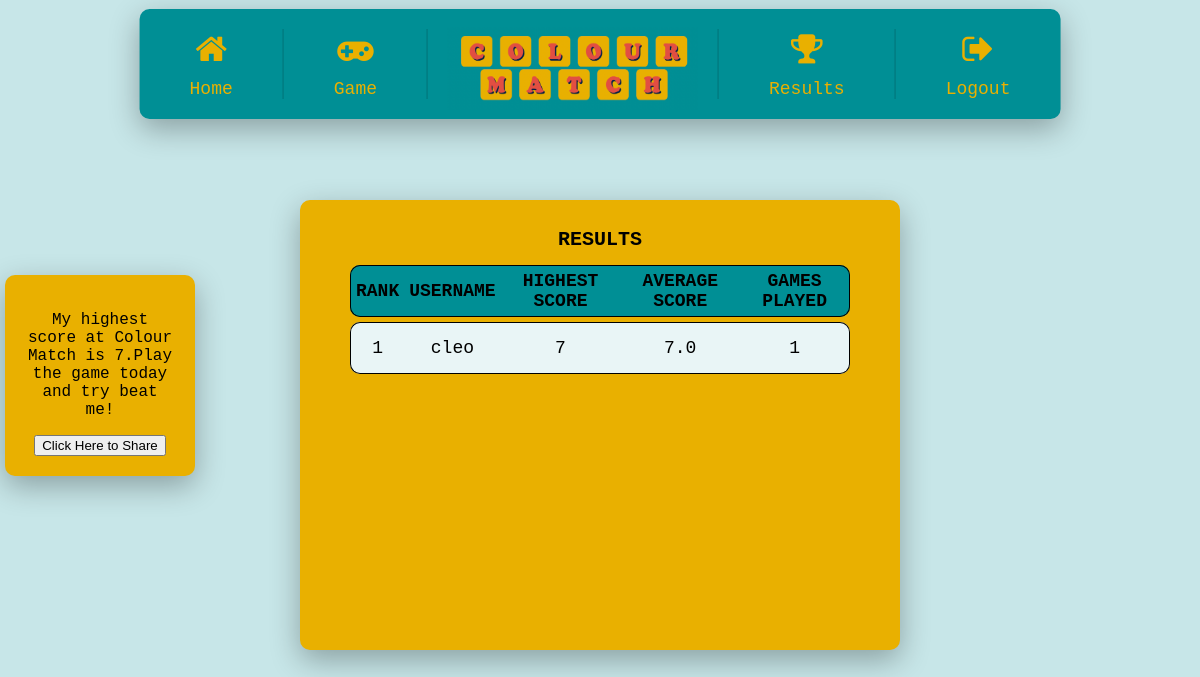
/score (signed in), run on an earlier commit of the app's database.
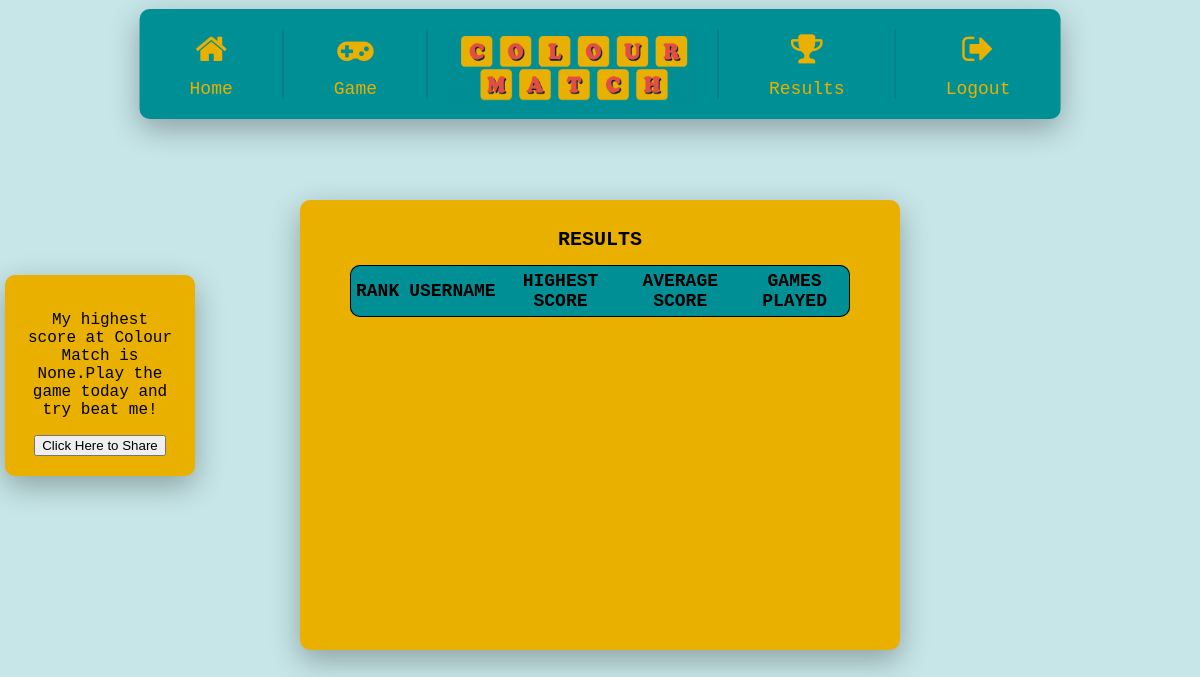
And on a later commit of the database.
### app/models.py (models this page shows, shortened)
class User(UserMixin, db.Model):
    id = db.Column(db.Integer, primary_key=True)
    username = db.Column(db.String(64), index=True, unique=True)
    email = db.Column(db.String(128), index=True, unique=True)
    password_hash = db.Column(db.String(128))

### app/routes.py (the view)
@app.route('/score')
@login_required
def score():
    xx=db.session.query(User.username, func.max(Score.points), func.count(Score.user_id), func.round(func.avg(Score.points),1) ).filter(User.id==Score.user_id).group_by(Score.user_id).order_by(func.max(Score.points).desc()).limit(10).all()
    highest_score= db.session.query(func.max(Score.points)).filter(Score.user_id==current_user.id).first()
    return render_template('score.html', title='Scores', res=xx, highest_score= highest_score)

### app/models.py (called while the page is built)
@login.user_loader
def load_user(id):
    return User.query.get(int(id))

### app/templates/score.html (shortened to what this page needs)
{% extends "base.html" %}
{% block content %}
    <h1 class = 'center' id = 'resultsheader'> RESULTS </h1>
    <table id = 'rankings' class = "center" >
        <thead id = 'info_font'>
            <tr>
                <th> Rank </th>
                <th> Username</th>
                <th>Highest Score</th>
                <th>Average Score</th>
                <th> Games Played</th>
            </tr>
        </thead>
        <tbody id = 'info_font'>
            {% for i in res %}
            <tr>
                <td class="count"> </td>
                <td> {{ i[0] }}</td>
                <td> {{ i[1] }}</td>
                <td> {{ i[3] }}</td>
                <td> {{ i[2] }}</td>
            </tr>
            {% endfor %}
        </tbody>
    </table>
{% endblock %}
{%block sharing%}
<p id = 'high_sc'>
 My highest score at Colour Match is {{highest_score[0]}}.Play the game today and try beat me!
</p>
<button id="copy_btn" onclick=copyTextFunc()>Click Here to Share</button>
{% endblock %}

What changed in the data, as far as the page shows it:
no longer on this page (row edited): User: username "cleo", i "7", i "7.0", id "1"
Also different on the page:
{{ highest_score[0] }}: "7" → "None"
